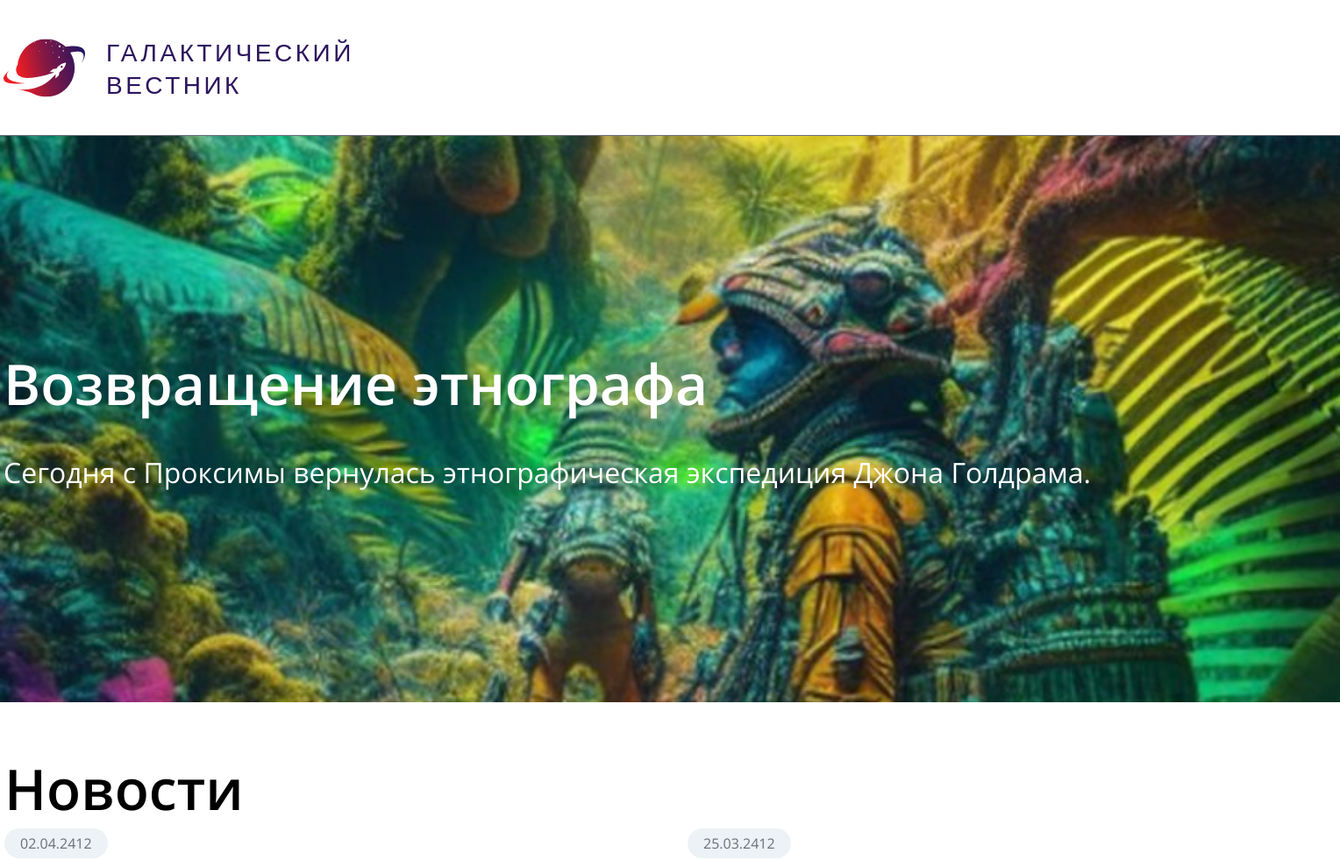
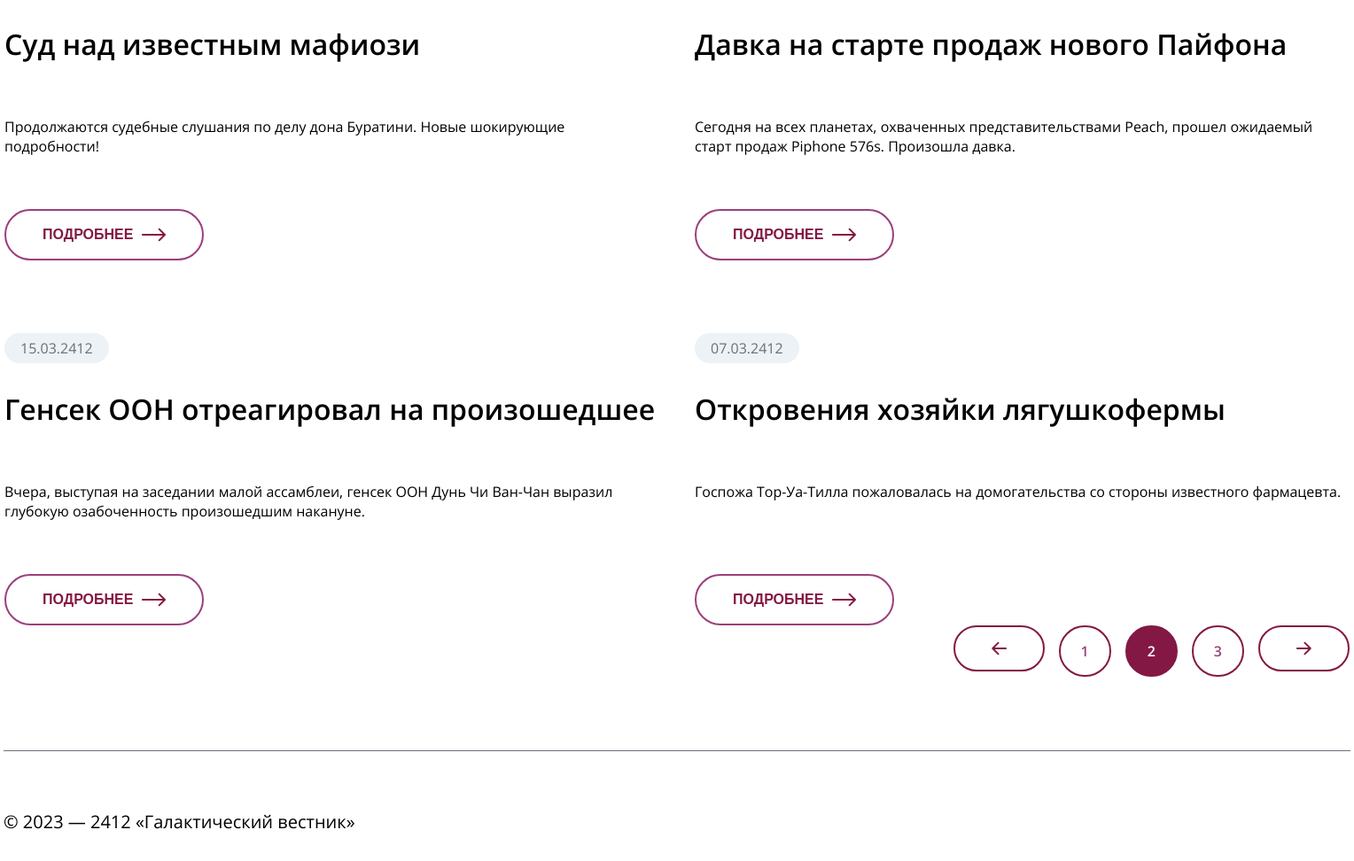
/news?page=2, run on the app's committed database (2 pictures, top to bottom).
### tables this page shows
CREATE TABLE `news` (
  `id` int(11) unsigned NOT NULL AUTO_INCREMENT,
  `date` datetime NULL DEFAULT NULL,
  `title` varchar(250) NOT NULL DEFAULT '',
  `announce` text NULL DEFAULT NULL,
  `content` text NULL DEFAULT NULL,
  `image` varchar(250) NOT NULL DEFAULT '',
  PRIMARY KEY (`id`),
  KEY `id` (`id`),

  KEY `idx_news_date` (`date`));

### app/Controllers/NewsController.php (called while the page is built, shortened)
<?php
class NewsController
{
    private ?News $model = null;
    public function __construct()
    {
        $this->model = new News();
    }
    public function index(): void
    {
        $numPage = !empty($_GET['page']) ? (int) $_GET['page'] : 1;
        $news = $this->model->getNews($numPage);
        $last = $this->model->getLastNews();
        $count = $this->model->getCountNews();
        include 'views/base.php';
    }
}

### index.php (called while the page is built, shortened)
<?php
require 'routes/route.php';

### app/Database.php (called while the page is built, shortened)
<?php
final class Database
{
    public static function connect()
    {
        $pdo = new \PDO(sprintf("%s:host=%s;dbname=%s",
            $_ENV['DB_CONNECTION'],
            $_ENV['DB_HOST'],
            $_ENV['DB_DATABASE']
        ), $_ENV['DB_USERNAME'], $_ENV['DB_PASSWORD']);
        $pdo->setAttribute(PDO::ATTR_ERRMODE, PDO::ERRMODE_EXCEPTION);
        return $pdo;
    }
}

### app/Models/News.php (called while the page is built, shortened)
<?php
class News
{
    private $db = null;
    public function __construct()
    {
        $this->db = Database::connect();
    }
    public function getNews($page)
    {
        try
        {
            $stmt = $this->db->query('SELECT * FROM `news` ORDER BY date DESC LIMIT 4 OFFSET ' . ($page - 1) * 4);
            return $stmt->fetchAll();
        } catch (PDOException $e) {
            throw new Exception($e->getMessage());
        }
    }
    public function getLastNews()
    {
        try
        {
            $stmt = $this->db->query('SELECT * FROM `news` ORDER BY date DESC LIMIT 1');
            return $stmt->fetch();
        } catch (PDOException $e) {
            throw new Exception($e->getMessage());
        }
    }
    public function getCountNews()
    {
        try
        {
            $stmt = $this->db->query('SELECT COUNT(*) FROM `news`');
            return $stmt->fetchColumn();
        } catch (PDOException $e) {
            throw new Exception($e->getMessage());
        }
    }
}

### views/news.php (the view, shortened to what this page needs)
<?php
    $lastPage = ceil($count / 4);
?>
<main>
    <section class="banner" style="background-image: url('/public/images/<?= $last['image'] ?>')">
        <div class="banner__container">
            <h2 class="banner__title"><?= $last['title'] ?></h2>
            <p class="banner__announce"><?= $last['announce'] ?></p>
        </div>
    </section>
    <section class="news">
        <div class="container">
            <h1 class="news__header">Новости</h1>
            <div class="news__cards">
                <?php foreach($news as $article): ?>
                    <a class="card" href="/news/<?= $article['id'] ?>">
                        <div class="card__content">
                            <div class="card__date"><?= date('d.m.Y', strtotime($article['date'])) ?></div>
                            <h2 class="card__title"><?= $article['title'] ?></h2>
                            <p class="card__announce"><?= $article['announce'] ?></p>
                        </div>
                        <button class="card__btn">
                            Подробнее
                            <img src="/public/images/Arrow.svg" alt="">
                        </button>
                    </a>
                <?php endforeach; ?>
            </div>
            <div class="news__controls">
                <?php if ($numPage > 1): ?>
                    <a href="/news?page=<?= $numPage - 1 ?>">
                        <button class="news__control" id="prev-page">
                            <img src="/public/images/SmallArrow.svg" alt="">
                        </button>
                    </a>
                <?php endif; ?>
                <?php if ($numPage > 1): ?>
                    <a href="/news?page=<?= $numPage - 1 ?>">
                        <button class="news__control"><?= $numPage - 1 ?></button>
                    </a>
                <?php endif; ?>
                <button class="news__control active"><?= $numPage ?></button>
                <?php if ($numPage < $lastPage): ?>
                    <a href="/news?page=<?= $numPage + 1 ?>">
                        <button class="news__control"><?= $numPage + 1 ?></button>
                    </a>
                <?php endif; ?>
                <?php if ($numPage < $lastPage): ?>
                    <a href="/news?page=<?= $numPage + 1 ?>">
                        <button class="news__control" id="next-page">
                            <img src="/public/images/SmallArrow.svg" alt="">
                        </button>
                    </a>
                <?php endif; ?>
            </div>
        </div>
    </section>
</main>

### routes/route.php (shortened to what this page needs)
<?php
$parsedUrl = parse_url($_SERVER['REQUEST_URI']);
switch($parsedUrl['path'])
{
    case preg_match('/^\/(news|news\/)*$/', $parsedUrl['path']) ? true : false:
        $newsController = new NewsController();
        $newsController->index();
        break;
}

### views/base.php (shortened to what this page needs)
<!doctype html>
<html lang="en">
<head>
    <link rel="stylesheet" href="/public/style.css">
</head>
<body>
    <header class="header">
        <div class="container">
            <a href="/news" class="header__link">
                <img src="/public/images/logo.svg" class="header__logo" alt="">
                <p class="header__title">Галактический<br>вестник</p>
            </a>
        </div>
    </header>
    <?php include 'views/' . $page ?>
    <footer class="footer container">
        <p class="footer__copyright">&copy; 2023 &mdash; 2412 &laquo;Галактический вестник&raquo;</p>
    </footer>
</body>
</html>

### public/style.css (style rules this page uses)
* { margin: 0; padding: 0; box-sizing: border-box; }
body { font-family: "Open Sans", sans-serif; font-weight: 400; }
a { text-decoration: none; color: inherit; }
.container { max-width: 1520px; margin: 0 auto; }
.header { width: 100%; border-bottom: 1px solid #6C6E7B; }
.header__link { display: flex; margin: 40px 0; }
.header__logo { max-width: 93px; margin-right: 24px; }
.header__title { font-family: "Segoe UI", sans-serif; font-weight: 400; font-size: 28px; line-height: 37px; letter-spacing: 0.125em; text-transform: uppercase; color: #2C145E; }
.banner { width: 100%; height: 646px; background-size: cover; background-position: center; }
.banner__container { display: flex; flex-direction: column; justify-content: center; height: 100%; max-width: 1520px; margin: 0 auto; }
.banner__title { font-weight: 600; color: #FFFFFF; font-size: 64px; line-height: 90px; }
.banner__announce + p { font-size: 32px; margin-top: 30px; line-height: 51px; color: #FFFFFF; }
.news { display: flex; flex-direction: column; margin-top: 54px; }
.news__header, .article__header { font-family: "Open Sans", sans-serif; font-weight: 600; font-size: 64px; line-height: 90px; }
.news__cards { display: grid; grid-template-columns: repeat(2, 739px); column-gap: 40px; row-gap: 82px; }
.card { display: flex; flex-direction: column; justify-content: space-between; gap: 30px; }
.card__date, .article__date { padding: 6px 18px 6px 18px; width: fit-content; border-radius: 20px; font-size: 16px; line-height: 22px; color: #6C6E7B; background-color: #ECF2F5; }
.card__content { min-height: 185px; display: flex; flex-direction: column; gap: 30px; }
.card__title { font-weight: 600; font-size: 32px; line-height: 44px; }
.card__announce { font-size: 20px; line-height: 32px; max-height: 110px; }
.card__btn, .article__btn { display: flex; align-items: center; border: 2px solid #9B407A; border-radius: 50px; width: fit-content; padding: 16px 41px 16px 41px; color: #841844; font-size: 16px; font-weight: 600; line-height: 22px; cursor: pointer; text-transform: uppercase; position: relative; background-color: inherit; }
.card__btn img { margin-left: 10px; }
.news__controls { display: flex; justify-content: flex-end; gap: 16px; margin-bottom: 83px; }
.news__control { border: 2px solid #841844; border-radius: 50px; padding: 16px 23px 16px 23px; cursor: pointer; font-size: 16px; font-weight: 600; line-height: 22px; color: #9B407A; display: flex; align-items: center; font-family: "Open Sans", sans-serif; background-color: inherit; }
.news__controls .active, .news__control:hover { color: #FFFFFF; background-color: #841844; }
#prev-page, #next-page { padding: 16px 41px 16px 41px; }
#prev-page { transform: rotate(180deg); }
.footer { border-top: 1px solid #6C6E7B; }
.footer__copyright { font-size: 20px; line-height: 32px; margin-top: 64px; margin-bottom: 84px; }

### data on the page
news: image (picture), title "Возвращение этнографа", announce "Сегодня с Проксимы вернулась этнографическая экспедиция Джона Голдрама."
news: date "02.04.2412", title "Суд над известным мафиози", announce "Продолжаются судебные слушания по делу дона Буратини. Новые шокирующие подробности!"
news: date "25.03.2412", title "Давка на старте продаж нового Пайфона", announce "Сегодня на всех планетах, охваченных представительствами Peach, прошел ожидаемый старт продаж Piphone 576s. Произошла давка."
news: date "15.03.2412", title "Генсек ООН отреагировал на произошедшее", announce "Вчера, выступая на заседании малой ассамблеи, генсек ООН Дунь Чи Ван-Чан выразил глубокую озабоченность произошедшим накануне."
news: date "07.03.2412", title "Откровения хозяйки лягушкофермы", announce "Госпожа Тор-Уа-Тилла пожаловалась на домогательства со стороны известного фармацевта."

### other printed values
$numPage - 1 "1"
$numPage "2"
$numPage + 1 "3"
